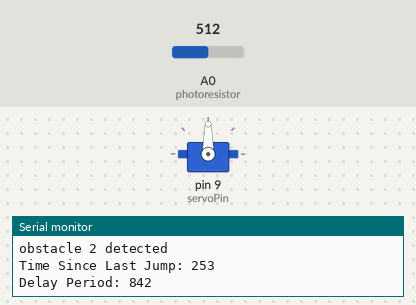
Bench run of a sketch on a simulated Arduino Uno, built with avr-gcc and run on an emulated ATmega328P. On the bench: servo, the last lines printed to the serial monitor. The inputs (shaded band) are chosen by the test bench; at power-on: A0 (photoresistor) = 512.

Above: at 2.1 s.
2.2 s: A0 (photoresistor) set to 660
At 2.35 s:
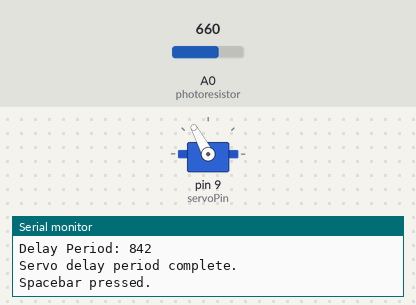
3.7 s: A0 (photoresistor) set to 634
At 5.6 s:
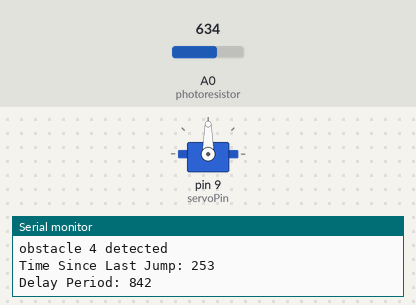
6.9 s: A0 (photoresistor) set to 716
8.5 s: A0 (photoresistor) set to 640
At 9.74 s:
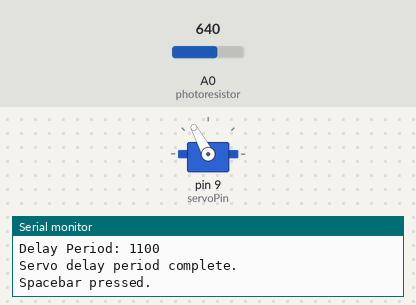
Timing chart, 0 to 12.7 s (numbered marks = the images above; inputs shaded):
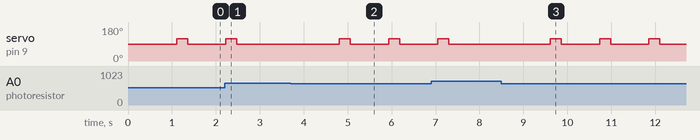

Measured:
- the behaviour switches between 650 and 649 on A0 (photoresistor) (found by bisection; images 1 and 2)
- after the input at 2.2 s, servo on pin 9 (servoPin): goes on until 2.5 s, then stays 90°
- after the input at 3.7 s, servo on pin 9 (servoPin): alternates 118° for 0.25 s and 90° for 0.87 s, starting after 1.1 s
- after the input at 8.5 s, servo on pin 9 (servoPin): alternates 118° for 0.25 s and 90° for 0.87 s, starting after 1.1 s

The sketch:

dino_run_bot.ino
```cpp
#include <Servo.h>

int servoPin = 9;
int servoPos = 0;
int computedDelay = 10000;
Servo myServo;
int photoresistor = A0;
int delaytime = 200;
int lightVal;
int cactiCount = 0;

int originalDelay = 1100;

long onTime = 400;           // milliseconds of on-time
long responseTime = 1100;          // milliseconds of off-time

int timeOfLastJump = 0;

int iterationCount = 0;

void setup() {
  // put your setup code here, to run once:
  pinMode(photoresistor, INPUT);
  Serial.begin(9600);
  myServo.attach(servoPin);
  myServo.write(servoPos + 90);
}

void loop() {
  unsigned long currentMillis = millis();
  lightVal = analogRead(photoresistor);

  //Serial.print("Photoresistor value: ");
  //Serial.print(lightVal);
  //Serial.println("");

  if (lightVal < 650 && iterationCount % 2 == 0) {

    iterationCount = 0;
    cactiCount++;
    Serial.println("");
    Serial.println("");
    Serial.println("");
    Serial.print("obstacle ");
    Serial.print(cactiCount);
    Serial.print(" detected");
    Serial.println("");

    servoUp();

    // wait a little
    delay(250);

    // release the spacebar
    servoDown();

    // jumps sooner as the game speeds up
    responseTime-=1;

  }

  iterationCount++;

}

void servoUp() {

  Serial.print("Time Since Last Jump: ");
  Serial.print(millis() - timeOfLastJump);
  Serial.println();

  int delayPeriod = 0;

  //calculate how long to delay for

  // if more than a second has passed since the last jump...
  if (millis() - timeOfLastJump > originalDelay) {

    //then delay for 1 second before jumping
    delayPeriod = originalDelay;

  } else {

    //if less than 1 sec has passed since the last jump,
    //delay for 1 sec minus the time that has passed since the last jump
    delayPeriod = originalDelay - (millis() - timeOfLastJump);

  }

  Serial.print("Delay Period: ");
  Serial.print(delayPeriod);
  Serial.println();

  //delayPeriod - responseTime;

  // delay the dinosaurs jump
  delay(delayPeriod);

  Serial.println("Servo delay period complete.");

  // press the spacebar
  myServo.write(servoPos + 118);

  // Save the time of the jump
  timeOfLastJump = millis();

  Serial.println("Spacebar pressed.");

}

void servoDown() {
  myServo.write(servoPos + 90);
  Serial.print("Spacebar released.");
}
```
